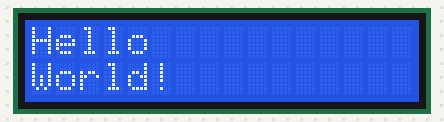
A sketch run on a simulated Arduino Uno, built with avr-gcc and run on an emulated ATmega328P. Parts: 16×2 character LCD.

Above: at 0.14 s.
At 0.75 s:
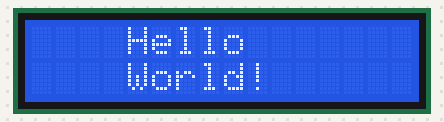
At 1.52 s:
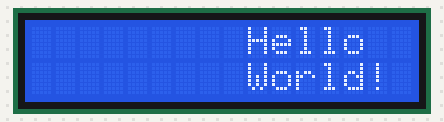
At 2.14 s:
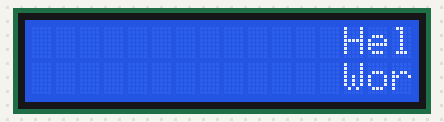
At 2.91 s:
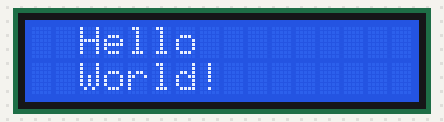

Measured:
- by itself, everything shown: repeats every 2.5 s, in 16 steps

The sketch:

LCDinit.ino
```cpp
// Arduino i wyświetlacz LCD1602
#include <LiquidCrystal.h>
LiquidCrystal lcd(12, 11, 10, 9, 8, 7); // piny RS, E, DB4, DB5, DB6, DB7
// modułu LCD
void setup() {
lcd.begin(16, 2);
}
void loop() {
for (int i=0;i<16;++i) {
lcd.clear();
lcd.setCursor(i, 0);

lcd.print("Hello");
lcd.setCursor(i, 1);
lcd.print("World!");
delay(150);
}
}
```
